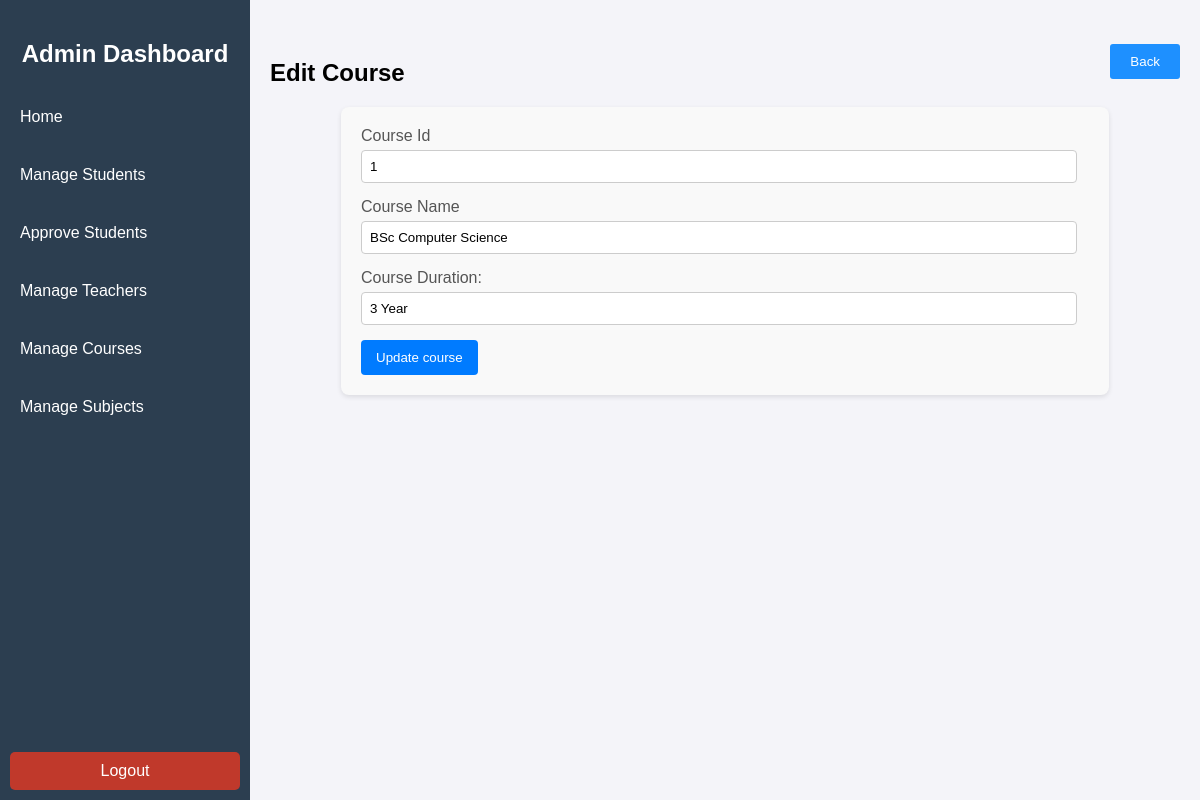
The app's page /edit-course/1/ with its own data.
### GradeWireapp/models.py (models this page shows, shortened)
class Course(models.Model):
    course_id = models.CharField(max_length=30,unique=True)
    course_name = models.CharField(max_length=30,unique=True,default= ' ')
    duration = models.CharField(max_length=25, default='3 Year', blank=True, null=True)

### GradeWireapp/views.py (the view)
# urls.py: path('edit-course/<int:course_no>/', views.edit_course, name='edit_course'),
def edit_course(request, course_no):
    course = get_object_or_404(Course, id=course_no)
    if request.method == "POST":
        course.course_id = request.POST.get('courseId')
        course.course_name = request.POST.get('courseName')
        course.duration = request.POST.get('courseDuration')
        course.save()
        return redirect('ManageCourse')  # Redirect back to the course management page
    return render(request, 'edit_course.html', {'course': course})

### templates/edit_course.html (shortened to what this page needs)
{% load static %}
<!DOCTYPE html>
<html lang="en">
<head>
    <link rel="stylesheet" type="text/css" href="{% static 'assets/css/admin-style.css'%}">
</head>
<body>
    <div class="menu-toggle" onclick="toggleSidebar()">☰ Menu</div>
    <div class="sidebar">
        <h2>Admin Dashboard</h2>
        <a href="{% url 'adminHome' %}" onclick="showSection('home')">Home</a>
        <a href="{% url 'ManageStudent' %}" >Manage Students</a>
        <a href="{% url 'approve_students' %}" >Approve Students</a>
        <a href="{% url 'ManageTeacher' %}" >Manage Teachers</a>
        <a href="{% url 'ManageCourse' %}" >Manage Courses</a>
        <a href="{% url 'ManageSubject' %}" >Manage Subjects</a>
        <a href="{% url 'logout' %}" class="logout" id="logoutButton">Logout</a>
    </div>
    <div class="content">
        <button class="back-button" onclick="history.back()">Back</button>
        <h2>Edit Course</h2>
        <form method="POST">
            <div>
                <label for="courseId">Course Id</label>
                <input type="text" name="courseId" value="{{ course.course_id }}" placeholder="course Id" required>
            </div>
            <div>
                <label for="courseName">Course Name</label>
                <input type="text" name="courseName" value="{{ course.course_name }}" placeholder="course Name" required>
            </div>
            <div>
                <label for="courseDuration">Course Duration:</label>
                <input type="text" name="courseDuration"  value="{{ course.duration }}" placeholder="Enter Course Duration" required>
            </div>
            <button type="submit">Update course</button>
        </form>
    </div>
</body>
</html>

### static/assets/css/admin-style.css (style rules this page uses)
body { margin: 0; font-family: Arial, sans-serif; background-color: #f4f4f9; }
.sidebar { position: fixed; top: 0; left: 0; width: 250px; height: 100%; background-color: #2c3e50; color: white; display: flex; flex-direction: column; padding-top: 20px; transition: transform 0.3s ease; }
.sidebar h2 { text-align: center; font-size: 24px; margin-bottom: 20px; color: #ffffff; }
.sidebar a { color: white; text-decoration: none; display: block; padding: 10px; margin: 10px 10px; border-radius: 5px; transition: background-color 0.3s; cursor: pointer; }
.sidebar .logout { margin-top: auto; background-color: #c0392b; text-align: center; margin-bottom:30px; }
.content { margin-left: 250px; padding: 20px; transition: margin-left 0.3s ease; }

### templates/edit_course.html (style rules this page uses)
.content form { width: 80%; margin: 0 auto; padding: 20px; background-color: #f9f9f9; border-radius: 8px; box-shadow: 0 2px 5px rgba(0, 0, 0, 0.1); }
.content form div { margin-bottom: 15px; }
.content form label { display: block; margin-bottom: 5px; color: #555; }
.content form input[type="text"], .content form input[type="email"], .content form input[type="password"] { width: calc(100% - 12px); padding: 8px; border: 1px solid #ccc; border-radius: 4px; box-sizing: border-box; }
.content form button[type="submit"] { background-color: #007bff; color: white; padding: 10px 15px; border: none; border-radius: 4px; cursor: pointer; transition: background-color 0.3s; }
.content { position: relative; }
.back-button { position: absolute; top: 25px; right: 20px; padding: 10px 20px; cursor: pointer; color: #fff; background-color: #1e90ff; border:none; border-radius: 3px; }

### records on screen
Course: courseId "1", courseName "BSc Computer Science", courseDuration "3 Year"
